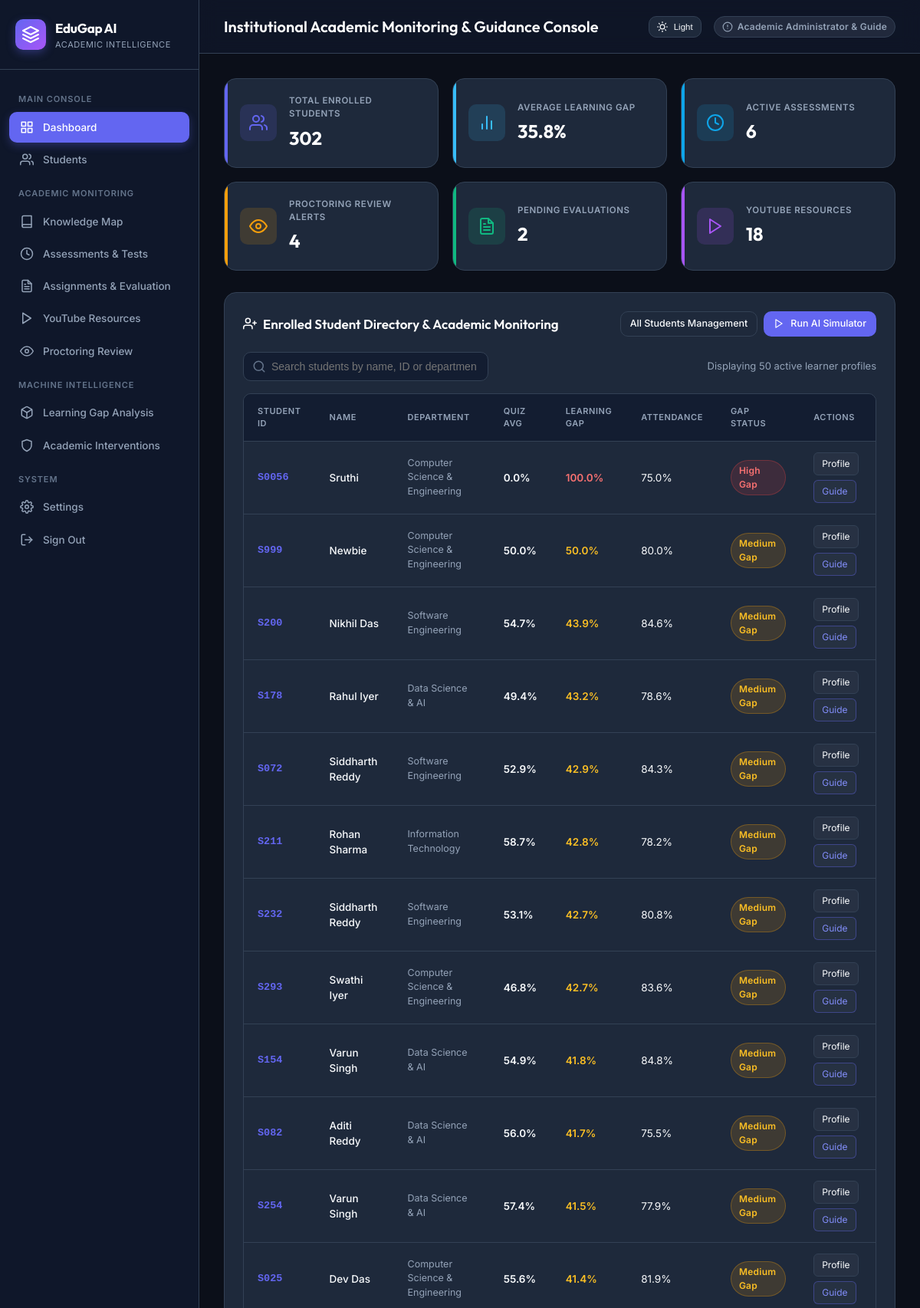
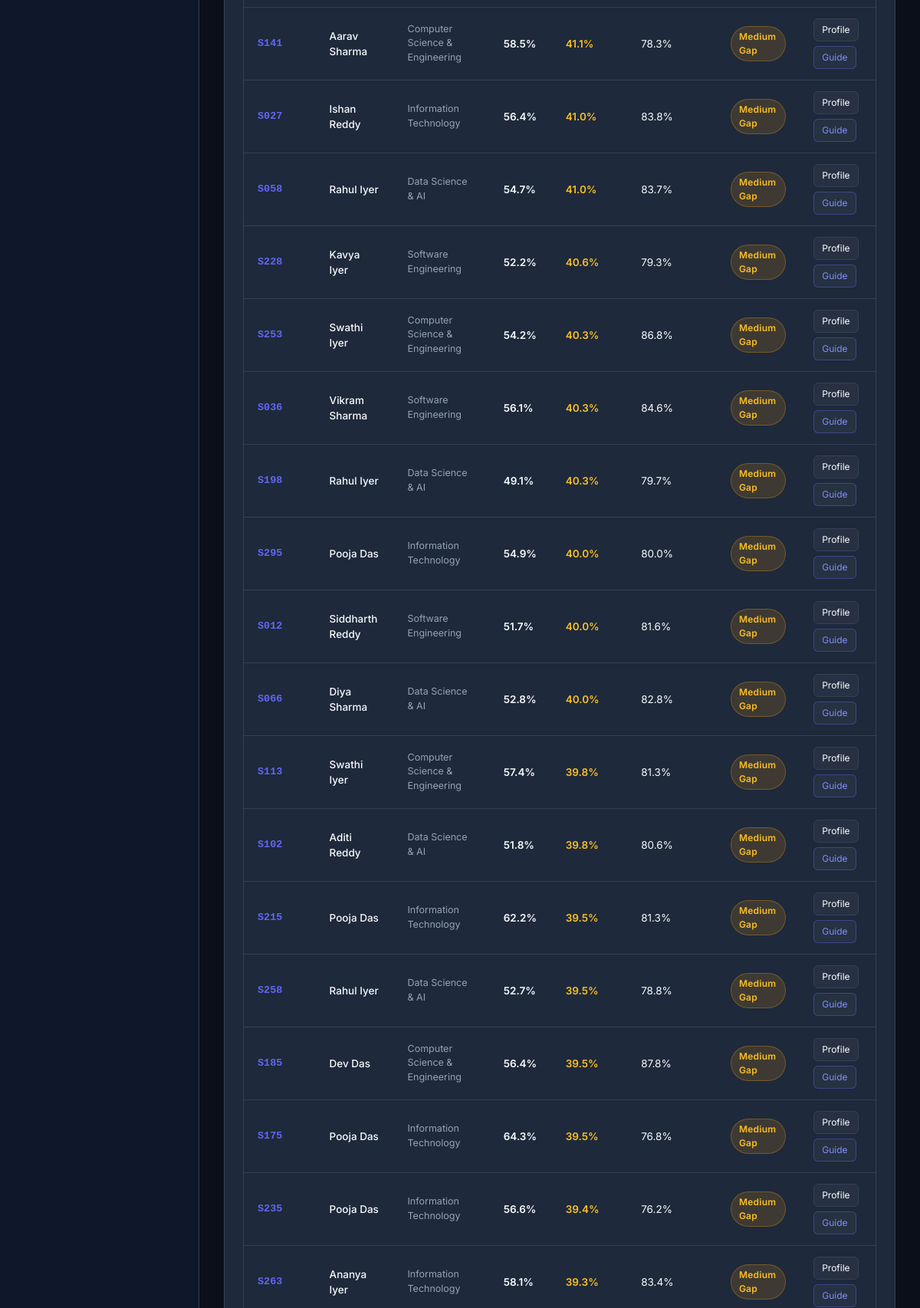
Page / (signed in, upper part) on the committed database (2 pictures, top to bottom).
### tables this page shows
CREATE TABLE students (
    student_id TEXT PRIMARY KEY,
    average_quiz_score REAL,
    average_assignment_score REAL,
    average_learning_gap REAL,
    average_attendance REAL,
    overall_risk TEXT
, name TEXT, email TEXT, department TEXT DEFAULT 'Computer Science & Engineering', enrollment_date TEXT DEFAULT '2025-08-01');

### app.py (the view, shortened to what this page needs)
@app.route("/")
@login_required
def dashboard():
    connection = get_db_connection()
    total_students = connection.execute("SELECT COUNT(*) FROM students").fetchone()[0]
    high_risk = connection.execute("SELECT COUNT(*) FROM students WHERE overall_risk = 'High Risk'").fetchone()[0]
    medium_risk = connection.execute("SELECT COUNT(*) FROM students WHERE overall_risk = 'Medium Risk'").fetchone()[0]
    low_risk = connection.execute("SELECT COUNT(*) FROM students WHERE overall_risk = 'Low Risk'").fetchone()[0]
    active_assessments = connection.execute("SELECT COUNT(*) FROM assessments WHERE is_published = 1").fetchone()[0]
    total_quizzes = connection.execute("SELECT COUNT(*) FROM quizzes").fetchone()[0]
    flagged_proctoring_count = connection.execute("SELECT COUNT(*) FROM assessment_attempts WHERE proctoring_flag_count > 0").fetchone()[0]
    pending_evaluations = connection.execute("SELECT COUNT(*) FROM assessment_attempts WHERE status = 'submitted'").fetchone()[0]
    total_yt_resources = connection.execute("SELECT COUNT(*) FROM youtube_resources").fetchone()[0]
    avg_gap_row = connection.execute("SELECT AVG(average_learning_gap) FROM students").fetchone()
    cohort_avg_gap = round(avg_gap_row[0], 1) if avg_gap_row and avg_gap_row[0] is not None else 35.0
    students = connection.execute("""
        SELECT *
        FROM students
        ORDER BY average_learning_gap DESC
        LIMIT 50
    """).fetchall()
    connection.close()
    return render_template(
        "dashboard.html",
        total_students=total_students,
        cohort_avg_gap=cohort_avg_gap,
        total_quizzes=total_quizzes,
        high_risk=high_risk,
        medium_risk=medium_risk,
        low_risk=low_risk,
        active_assessments=active_assessments,
        flagged_proctoring_count=flagged_proctoring_count,
        pending_evaluations=pending_evaluations,
        total_yt_resources=total_yt_resources,
        students=students,
        current_student=None
    )

### app.py (called while the page is built)
def get_db_connection():
    connection = sqlite3.connect(DATABASE)
    connection.row_factory = sqlite3.Row
    return connection

def login_required(f):
    @wraps(f)
    def decorated_function(*args, **kwargs):
        if "user_id" not in session:
            flash("Please authenticate to access the academic platform.", "info")
            return redirect(url_for("login"))
        return f(*args, **kwargs)
    return decorated_function

### templates/dashboard.html (shortened to what this page needs)
{% extends "base.html" %}
{% block header_title %}
    {% if session.get('role') == 'admin' %}
        Institutional Academic Monitoring & Guidance Console
    {% else %}
        Student Academic Console & Adaptive Progress
    {% endif %}
{% endblock %}
{% block content %}
<div class="metric-grid">
    {% if session.get('role') == 'admin' %}
    <div class="metric-card" style="--accent: var(--primary); --accent-light: var(--primary-light);">
        <div class="metric-icon-wrap">
            <svg class="icon icon-lg" viewBox="0 0 24 24"><path d="M17 21v-2a4 4 0 0 0-4-4H5a4 4 0 0 0-4 4v2"/><circle cx="9" cy="7" r="4"/><path d="M23 21v-2a4 4 0 0 0-3-3.87"/><path d="M16 3.13a4 4 0 0 1 0 7.75"/></svg>
        </div>
        <div class="metric-info">
            <h4>Total Enrolled Students</h4>
            <div class="value">{{ total_students }}</div>
        </div>
    </div>
    <div class="metric-card" style="--accent: #38bdf8; --accent-light: rgba(56, 189, 248, 0.15);">
        <div class="metric-icon-wrap">
            <svg class="icon icon-lg" viewBox="0 0 24 24"><line x1="18" y1="20" x2="18" y2="10"/><line x1="12" y1="20" x2="12" y2="4"/><line x1="6" y1="20" x2="6" y2="14"/></svg>
        </div>
        <div class="metric-info">
            <h4>Average Learning Gap</h4>
            <div class="value">{{ cohort_avg_gap|default(35.0) }}%</div>
        </div>
    </div>
    <div class="metric-card" style="--accent: var(--info); --accent-light: var(--info-light);">
        <div class="metric-icon-wrap">
            <svg class="icon icon-lg" viewBox="0 0 24 24"><circle cx="12" cy="12" r="10"/><polyline points="12 6 12 12 16 14"/></svg>
        </div>
        <div class="metric-info">
            <h4>Active Assessments</h4>
            <div class="value">{{ active_assessments|default(2) }}</div>
        </div>
    </div>
    <div class="metric-card" style="--accent: var(--warning); --accent-light: var(--warning-light);">
        <div class="metric-icon-wrap">
            <svg class="icon icon-lg" viewBox="0 0 24 24"><path d="M1 12s4-8 11-8 11 8 11 8-4 8-11 8-11-8-11-8z"/><circle cx="12" cy="12" r="3"/></svg>
        </div>
        <div class="metric-info">
            <h4>Proctoring Review Alerts</h4>
            <div class="value">{{ flagged_proctoring_count|default(0) }}</div>
        </div>
    </div>
    <div class="metric-card" style="--accent: var(--success); --accent-light: var(--success-light);">
        <div class="metric-icon-wrap">
            <svg class="icon icon-lg" viewBox="0 0 24 24"><path d="M14 2H6a2 2 0 0 0-2 2v16a2 2 0 0 0 2 2h12a2 2 0 0 0 2-2V8z"/><polyline points="14 2 14 8 20 8"/><line x1="16" y1="13" x2="8" y2="13"/><line x1="16" y1="17" x2="8" y2="17"/><polyline points="10 9 9 9 8 9"/></svg>
        </div>
        <div class="metric-info">
            <h4>Pending Evaluations</h4>
            <div class="value">{{ pending_evaluations|default(0) }}</div>
        </div>
    </div>
    <div class="metric-card" style="--accent: #a855f7; --accent-light: rgba(168, 85, 247, 0.15);">
        <div class="metric-icon-wrap">
            <svg class="icon icon-lg" viewBox="0 0 24 24"><polygon points="5 3 19 12 5 21 5 3"/></svg>
        </div>
        <div class="metric-info">
            <h4>YouTube Resources</h4>
            <div class="value">{{ total_yt_resources|default(8) }}</div>
        </div>
    </div>
    {% endif %}
</div>
<div class="card">
    <div class="card-header">
        <h3>
            <svg class="icon" viewBox="0 0 24 24"><path d="M16 21v-2a4 4 0 0 0-4-4H5a4 4 0 0 0-4 4v2"/><circle cx="8.5" cy="7" r="4"/><line x1="20" y1="8" x2="20" y2="14"/><line x1="23" y1="11" x2="17" y2="11"/></svg>
            <span>{% if session.get('role') == 'admin' %}Enrolled Student Directory & Academic Monitoring{% else %}Your Academic Summary{% endif %}</span>
        </h3>
        {% if session.get('role') == 'admin' %}
        <div style="display: flex; gap: 8px;">
            <a href="{{ url_for('students_management') }}" class="btn btn-secondary btn-sm">
                <span>All Students Management</span>
            </a>
            <a href="{{ url_for('analytics_page') }}" class="btn btn-primary btn-sm">
                <svg class="icon icon-sm" viewBox="0 0 24 24"><polygon points="5 3 19 12 5 21 5 3"/></svg>
                <span>Run AI Simulator</span>
            </a>
        </div>
        {% endif %}
    </div>
    <div class="table-actions" style="display: flex; justify-content: space-between; align-items: center; margin-bottom: 16px; flex-wrap: wrap; gap: 12px;">
        <div class="search-box" style="position: relative; max-width: 320px; width: 100%;">
            <svg class="icon" style="position: absolute; left: 12px; top: 50%; transform: translateY(-50%); color: var(--text-muted);" viewBox="0 0 24 24"><circle cx="11" cy="11" r="8"/><line x1="21" y1="21" x2="16.65" y2="16.65"/></svg>
            <input type="text" id="studentSearch" class="form-control" style="padding-left: 36px;" placeholder="Search students by name, ID or department...">
        </div>
        <div style="font-size: 13px; color: var(--text-secondary);">
            Displaying {{ students|length }} active learner profiles
        </div>
    </div>
    <div class="table-container">
        <table id="studentsTable">
            <thead>
                <tr>
                    <th>Student ID</th>
                    <th>Name</th>
                    <th>Department</th>
                    <th>Quiz Avg</th>
                    <th>Learning Gap</th>
                    <th>Attendance</th>
                    {% if session.get('role') == 'student' %}
                    <th>Your Risk Level</th>
                    {% else %}
                    <th>Gap Status</th>
                    {% endif %}
                    <th>Actions</th>
                </tr>
            </thead>
            <tbody>
                {% for st in students %}
                <tr>
                    <td style="font-family: monospace; font-weight: 600; color: var(--primary);">
                        {{ st["student_id"] }}
                    </td>
                    <td style="font-weight: 500;">
                        {{ st["name"] if st["name"] else "Candidate " ~ st["student_id"] }}
                    </td>
                    <td style="color: var(--text-secondary); font-size: 12.5px;">
                        {{ st["department"] if st["department"] else "Computer Science" }}
                    </td>
                    <td>
                        <span style="font-weight: 600;">{{ "%.1f"|format(st["average_quiz_score"]) }}%</span>
                    </td>
                    <td>
                        {% if st['average_learning_gap'] >= 60 %}
                        <span style="font-weight: 600; color: #f87171;">{{ "%.1f"|format(st["average_learning_gap"]) }}%</span>
                        {% elif st['average_learning_gap'] >= 30 %}
                        <span style="font-weight: 600; color: #fbbf24;">{{ "%.1f"|format(st["average_learning_gap"]) }}%</span>
                        {% else %}
                        <span style="font-weight: 600; color: #34d399;">{{ "%.1f"|format(st["average_learning_gap"]) }}%</span>
                        {% endif %}
                    </td>
                    <td>
                        {{ "%.1f"|format(st["average_attendance"]) }}%
                    </td>
                    <td>
                        {% if session.get('role') == 'student' %}
                            {% if st["overall_risk"] == "High Risk" %}
                                <span class="badge badge-high">High Risk</span>
                            {% elif st["overall_risk"] == "Medium Risk" %}
                                <span class="badge badge-medium">Medium Risk</span>
                            {% else %}
                                <span class="badge badge-low">Low Risk</span>
                            {% endif %}
                        {% else %}
                            {% if st['average_learning_gap'] >= 60 %}
                                <span class="badge badge-high">High Gap</span>
                            {% elif st['average_learning_gap'] >= 30 %}
                                <span class="badge badge-medium">Medium Gap</span>
                            {% else %}
                                <span class="badge badge-low">Low Gap</span>
                            {% endif %}
                        {% endif %}
                    </td>
                    <td>
                        <div style="display: flex; gap: 6px; flex-wrap: wrap;">
                            <a href="{{ url_for('student_details', student_id=st['student_id']) }}" class="action-badge-btn" title="View Profile & Deep Dive">
                                <span>Profile</span>
                            </a>
                            {% if session.get('role') == 'admin' %}
                            <a href="{{ url_for('guide_student_view', student_id=st['student_id']) }}" class="action-badge-btn" style="color: #818cf8; border-color: rgba(99, 102, 241, 0.4);" title="Provide Direct Guidance">
                                <span>Guide</span>
                            </a>
                            {% endif %}
                        </div>
                    </td>
                </tr>
                {% endfor %}
            </tbody>
        </table>
    </div>
</div>
{% endblock %}

### templates/base.html (style rules this page uses)
:root { --bg-body: #0b0f19; --bg-sidebar: #0f172a; --bg-card: #1e293b; --bg-card-hover: #263349; --border-color: #334155; --text-primary: #f8fafc; --text-secondary: #94a3b8; --text-muted: #64748b; --primary: #6366f1; --primary-hover: #4f46e5; --primary-light: rgba(99, 102, 241, 0.15); --success: #10b981; --success-light: rgba(16, 185, 129, 0.15); --warning: #f59e0b; --warning-light: rgba(245, 158, 11, 0.15); --danger: #ef4444; --danger-light: rgba(239, 68, 68, 0.15); --info: #0ea5e9; --info-light: rgba(14, 165, 233, 0.15); --radius-sm: 6px; --radius-md: 10px; --radius-lg: 16px; --transition: all 0.2s cubic-bezier(0.4, 0, 0.2, 1); }
* { box-sizing: border-box; margin: 0; padding: 0; }
body { font-family: 'Inter', system-ui, -apple-system, sans-serif; background-color: var(--bg-body); color: var(--text-primary); line-height: 1.5; min-height: 100vh; display: flex; }
.icon { display: inline-flex; align-items: center; justify-content: center; width: 18px; height: 18px; stroke-width: 2; stroke: currentColor; fill: none; stroke-linecap: round; stroke-linejoin: round; flex-shrink: 0; }
.icon-lg { width: 24px; height: 24px; }
.icon-sm { width: 14px; height: 14px; }
.btn { display: inline-flex; align-items: center; justify-content: center; gap: 8px; padding: 8px 16px; font-size: 13.5px; font-weight: 500; border-radius: var(--radius-md); text-decoration: none; cursor: pointer; border: 1px solid transparent; transition: var(--transition); }
.btn-primary { background-color: var(--primary); color: #ffffff; }
.btn-secondary { background-color: var(--bg-card); border-color: var(--border-color); color: var(--text-primary); }
.btn-sm { padding: 6px 12px; font-size: 12.5px; }
.card { background: var(--bg-card); border: 1px solid var(--border-color); border-radius: var(--radius-lg); padding: 24px; transition: var(--transition); }
.card-header { display: flex; align-items: center; justify-content: space-between; margin-bottom: 20px; }
.card-header h3 { font-family: 'Outfit', sans-serif; font-size: 17px; font-weight: 600; color: #ffffff; display: flex; align-items: center; gap: 8px; }
.badge { display: inline-flex; align-items: center; gap: 6px; padding: 4px 10px; border-radius: 9999px; font-size: 12px; font-weight: 600; letter-spacing: 0.02em; }
.badge-high { background: var(--danger-light); color: #f87171; border: 1px solid rgba(239, 68, 68, 0.3); }
.badge-medium { background: var(--warning-light); color: #fbbf24; border: 1px solid rgba(245, 158, 11, 0.3); }
.table-container { overflow-x: auto; border-radius: var(--radius-md); border: 1px solid var(--border-color); }
table { width: 100%; border-collapse: collapse; text-align: left; font-size: 13.5px; }
th { background: #131d31; color: var(--text-secondary); font-weight: 600; padding: 14px 18px; border-bottom: 1px solid var(--border-color); text-transform: uppercase; font-size: 11px; letter-spacing: 0.05em; }
td { padding: 14px 18px; border-bottom: 1px solid var(--border-color); color: var(--text-primary); }
.form-control { width: 100%; background: #131d31; border: 1px solid var(--border-color); border-radius: var(--radius-md); padding: 10px 14px; color: #ffffff; font-size: 14px; outline: none; transition: var(--transition); }

### rows in the picture
students: student_id "S0056", name "Sruthi", department "Computer Science & Engineering", average_quiz_score "0.0", average_learning_gap "100.0", average_attendance "75.0", shows "High Gap"
students: student_id "S999", name "Newbie", department "Computer Science & Engineering", average_quiz_score "50.0", average_learning_gap "50.0", average_attendance "80.0", shows "Medium Gap"
students: student_id "S200", name "Nikhil Das", department "Software Engineering", average_quiz_score "54.7", average_learning_gap "43.9", average_attendance "84.6", shows "Medium Gap"
students: student_id "S178", name "Rahul Iyer", department "Data Science & AI", average_quiz_score "49.4", average_learning_gap "43.2", average_attendance "78.6", shows "Medium Gap"
students: student_id "S072", name "Siddharth Reddy", department "Software Engineering", average_quiz_score "52.9", average_learning_gap "42.9", average_attendance "84.3", shows "Medium Gap"
students: student_id "S211", name "Rohan Sharma", department "Information Technology", average_quiz_score "58.7", average_learning_gap "42.8", average_attendance "78.2", shows "Medium Gap"
students: student_id "S232", name "Siddharth Reddy", department "Software Engineering", average_quiz_score "53.1", average_learning_gap "42.7", average_attendance "80.8", shows "Medium Gap"
students: student_id "S293", name "Swathi Iyer", department "Computer Science & Engineering", average_quiz_score "46.8", average_learning_gap "42.7", average_attendance "83.6", shows "Medium Gap"
students: student_id "S154", name "Varun Singh", department "Data Science & AI", average_quiz_score "54.9", average_learning_gap "41.8", average_attendance "84.8", shows "Medium Gap"
students: student_id "S082", name "Aditi Reddy", department "Data Science & AI", average_quiz_score "56.0", average_learning_gap "41.7", average_attendance "75.5", shows "Medium Gap"
students: student_id "S254", name "Varun Singh", department "Data Science & AI", average_quiz_score "57.4", average_learning_gap "41.5", average_attendance "77.9", shows "Medium Gap"
students: student_id "S025", name "Dev Das", department "Computer Science & Engineering", average_quiz_score "55.6", average_learning_gap "41.4", average_attendance "81.9", shows "Medium Gap"
students: student_id "S141", name "Aarav Sharma", department "Computer Science & Engineering", average_quiz_score "58.5", average_learning_gap "41.1", average_attendance "78.3", shows "Medium Gap"
students: student_id "S027", name "Ishan Reddy", department "Information Technology", average_quiz_score "56.4", average_learning_gap "41.0", average_attendance "83.8", shows "Medium Gap"
students: student_id "S058", name "Rahul Iyer", department "Data Science & AI", average_quiz_score "54.7", average_learning_gap "41.0", average_attendance "83.7", shows "Medium Gap"
students: student_id "S228", name "Kavya Iyer", department "Software Engineering", average_quiz_score "52.2", average_learning_gap "40.6", average_attendance "79.3", shows "Medium Gap"
students: student_id "S253", name "Swathi Iyer", department "Computer Science & Engineering", average_quiz_score "54.2", average_learning_gap "40.3", average_attendance "86.8", shows "Medium Gap"
students: student_id "S036", name "Vikram Sharma", department "Software Engineering", average_quiz_score "56.1", average_learning_gap "40.3", average_attendance "84.6", shows "Medium Gap"
students: student_id "S198", name "Rahul Iyer", department "Data Science & AI", average_quiz_score "49.1", average_learning_gap "40.3", average_attendance "79.7", shows "Medium Gap"
students: student_id "S295", name "Pooja Das", department "Information Technology", average_quiz_score "54.9", average_learning_gap "40.0", average_attendance "80.0", shows "Medium Gap"
students: student_id "S012", name "Siddharth Reddy", department "Software Engineering", average_quiz_score "51.7", average_learning_gap "40.0", average_attendance "81.6", shows "Medium Gap"
students: student_id "S066", name "Diya Sharma", department "Data Science & AI", average_quiz_score "52.8", average_learning_gap "40.0", average_attendance "82.8", shows "Medium Gap"
students: student_id "S113", name "Swathi Iyer", department "Computer Science & Engineering", average_quiz_score "57.4", average_learning_gap "39.8", average_attendance "81.3", shows "Medium Gap"
students: student_id "S102", name "Aditi Reddy", department "Data Science & AI", average_quiz_score "51.8", average_learning_gap "39.8", average_attendance "80.6", shows "Medium Gap"
students: student_id "S215", name "Pooja Das", department "Information Technology", average_quiz_score "62.2", average_learning_gap "39.5", average_attendance "81.3", shows "Medium Gap"
students: student_id "S258", name "Rahul Iyer", department "Data Science & AI", average_quiz_score "52.7", average_learning_gap "39.5", average_attendance "78.8", shows "Medium Gap"
students: student_id "S185", name "Dev Das", department "Computer Science & Engineering", average_quiz_score "56.4", average_learning_gap "39.5", average_attendance "87.8", shows "Medium Gap"
students: student_id "S175", name "Pooja Das", department "Information Technology", average_quiz_score "64.3", average_learning_gap "39.5", average_attendance "76.8", shows "Medium Gap"
students: student_id "S235", name "Pooja Das", department "Information Technology", average_quiz_score "56.6", average_learning_gap "39.4", average_attendance "76.2", shows "Medium Gap"
students: student_id "S263", name "Ananya Iyer", department "Information Technology", average_quiz_score "58.1", average_learning_gap "39.3", average_attendance "83.4", shows "Medium Gap"

### other values in the picture
{{ total_students }} "302"
{{ cohort_avg_gap|default(35.0) }} "35.8"
{{ active_assessments|default(2) }} "6"
{{ flagged_proctoring_count|default(0) }} "4"
{{ pending_evaluations|default(0) }} "2"
{{ total_yt_resources|default(8) }} "18"
{{ students|length }} "50"
